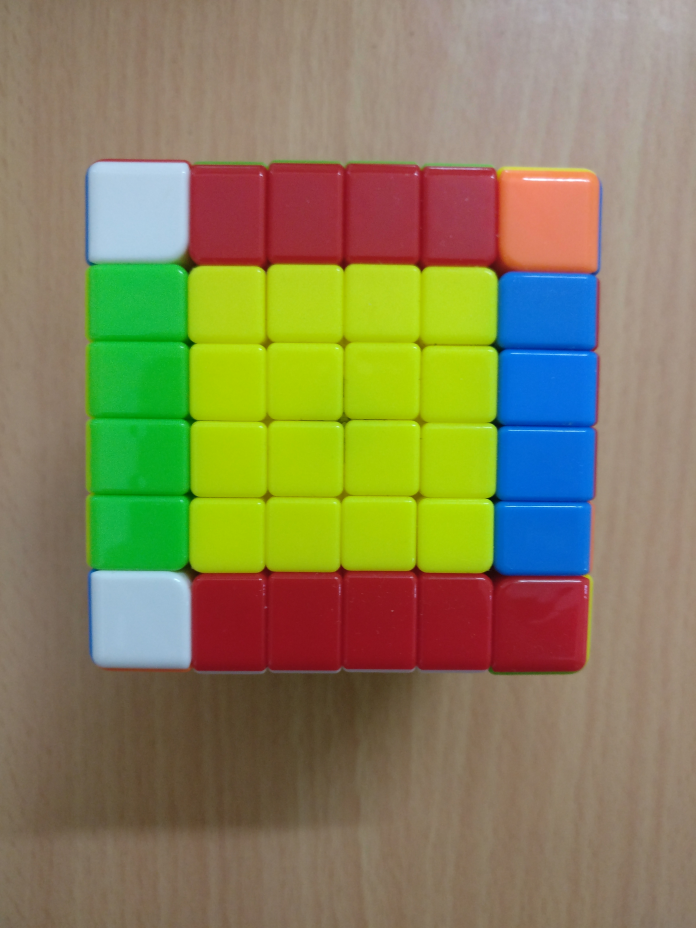
#> input picture Lab5/data/calib_images/img1.jpg, 3480 x 4640 px (shown at 1/5 size)
$ python camera_calibrate.py
#> lines starting #> are read from the running program, lines starting #| are printed output that depends on the picture; after the words box and inside, x2 and y2 are one past the last pixel; in counts of white or black regions, pixels touching at a corner belong together; long printed decimals are rounded
import cv2
import matplotlib.pyplot as plt
import numpy as np


img1 = cv2.imread("../data/calib_images/img1.jpg")
#> img1 is the input picture: shape (4640, 3480, 3); mean B, G, R 89.3, 128.9, 135.1

img1 = cv2.resize(img1, (640, 480))
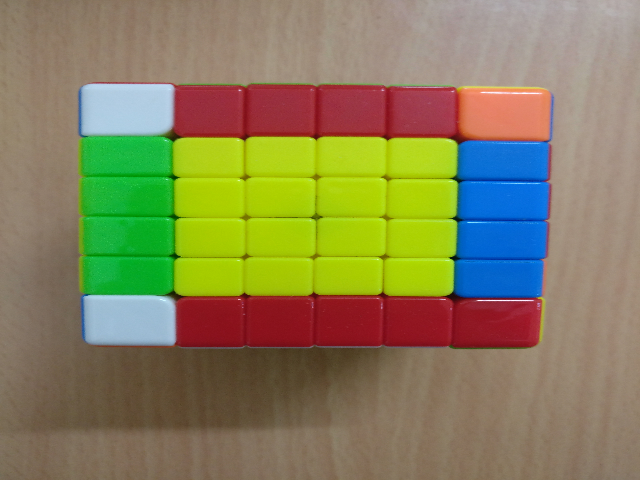
#> img1: shape (480, 640, 3); mean B, G, R 89.3, 128.8, 135

real_coords = [[[0, 2, 0], [1, 2, 0], [2, 2, 0], [0, 1, 0], [1, 1, 0], [2, 1, 0], [0, 0, 0], [1, 0, 0], [2, 0, 0]],
               [[0, 2, 0], [1, 2, 0], [2, 2, 0], [0, 1, 0], [1, 1, 0], [2, 1, 0], [0, 0, 0], [1, 0, 0], [2, 0, 0]],
               [[0, 2, 0], [1, 2, 0], [2, 2, 0], [0, 1, 0], [1, 1, 0], [2, 1, 0], [0, 0, 0], [1, 0, 0], [2, 0, 0]]]

pixel_coords = [[[244, 177], [315, 177], [387, 178], [244, 218], [315, 218], [387, 219], [245, 255], [316, 257], [386, 256]],
                [[267, 209], [267, 166], [267, 128], [341, 208], [341, 167], [340, 127], [414, 208], [413, 166], [413, 127]],
                [[308, 187], [327, 150], [345, 113], [376, 198], [395, 160], [414, 123], [444, 208], [462, 171], [480, 132]]]

real_coords = np.array(real_coords, dtype=np.float32)
pixel_coords = np.array(pixel_coords, dtype=np.float32)

for point in pixel_coords[0]:
    x = point[0]
    y = point[1]
    cv2.circle(img1, (x, y), 1, (255, 0, 0), 2)
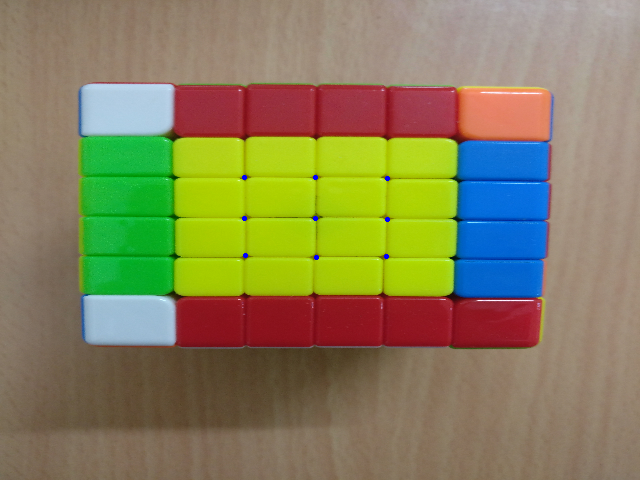
#> img1: shape (480, 640, 3); 0.06% of pixels changed, all inside (x1, y1, x2, y2) = (242, 175, 390, 260)

cv2.imwrite("../data/real.jpg", img1)

ret, mtx, dist, rvecs, tvecs = cv2.calibrateCamera(real_coords, pixel_coords, img1.shape[:2][::-1], None, None)
#> ret = 0.666; mtx = [[5033.7, 0, 233.4], [0, 2862.8, 235.9], [0, 0, 1]]; dist = [[-47.77, 4160.2, -0.549, 0.643, 21.63]]; rvecs = ([-2.85, -0.00543, 0.288], [2.16, -2.17, 0.369], [2.4, -1.83, 0.344]); tvecs = ([0.17, 0.498, 71.37], [2.43, -0.637, 69.39], [2.95, -0.637, 71.9])

tot_error = 0
n_points = 0
for i in range(len(real_coords)):
    prod, _ = cv2.projectPoints(real_coords[i], rvecs[i], tvecs[i], mtx, dist)
    n_points += len(pixel_coords[i])
    error = cv2.norm(pixel_coords[i], prod.reshape(9, 2), cv2.NORM_L2)
    tot_error += error
#> this loop made 3 passes
#> (error, tot_error) on passes 1 to 3: (2.08, 2.08), (2.01, 4.09), (1.9, 5.99)
#> after the loop, n_points = 27; tot_error = 5.99

avg_err = tot_error / n_points
#> avg_err = 0.222
print("Reconstruction Error: " + str(avg_err))
#| Reconstruction Error: 0.2218

projected_coords, _ = cv2.projectPoints(real_coords[0], rvecs[0], tvecs[0], mtx, dist)
#> projected_coords = [[243.5, 177.3], [315.1, 177.6], [387.2, 178.1], [244, 217], [315.4, 217.7], [387, 218.1], [245.5, 255.7], [315.6, 256.7], [385.7, 256.7]]
font = cv2.FONT_HERSHEY_SIMPLEX
#> font = 0
dx = np.array([-4, 4], dtype=np.float32)
for point in projected_coords:
    point[0] += dx
    x = point[0][0]
    y = point[0][1]
    cv2.putText(img1, 'x', (x, y), font, 0.5, (255, 255, 255), 1, cv2.LINE_AA)
#> this loop made 9 passes
#> (x, y) on passes 1 to 9: (239.5, 181.3), (311.1, 181.6), (383.2, 182.1), (240, 221), (311.4, 221.7), (383, 222.1), (241.5, 259.7), (311.6, 260.7), (381.7, 260.7)
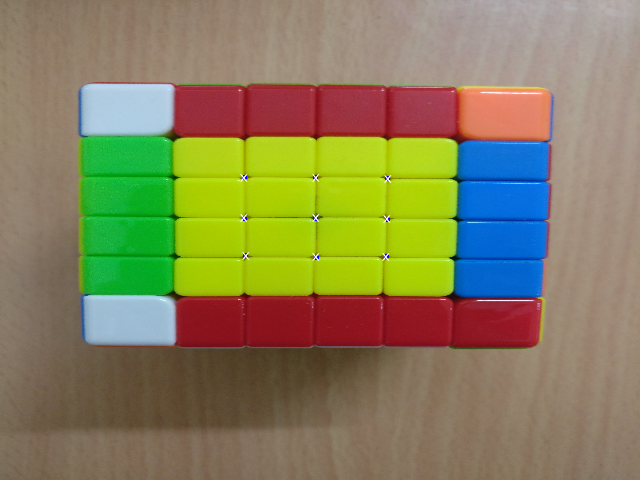
#> img1: shape (480, 640, 3); 0.13% of pixels changed, all inside (x1, y1, x2, y2) = (239, 174, 392, 262)

cv2.imshow("projected", img1)
cv2.imwrite("../data/projected.jpg", img1)
cv2.waitKey(0)
cv2.destroyAllWindows()

$ run again, with Lab5/data/calib_images/img2.jpg copied over Lab5/data/calib_images/img1.jpg
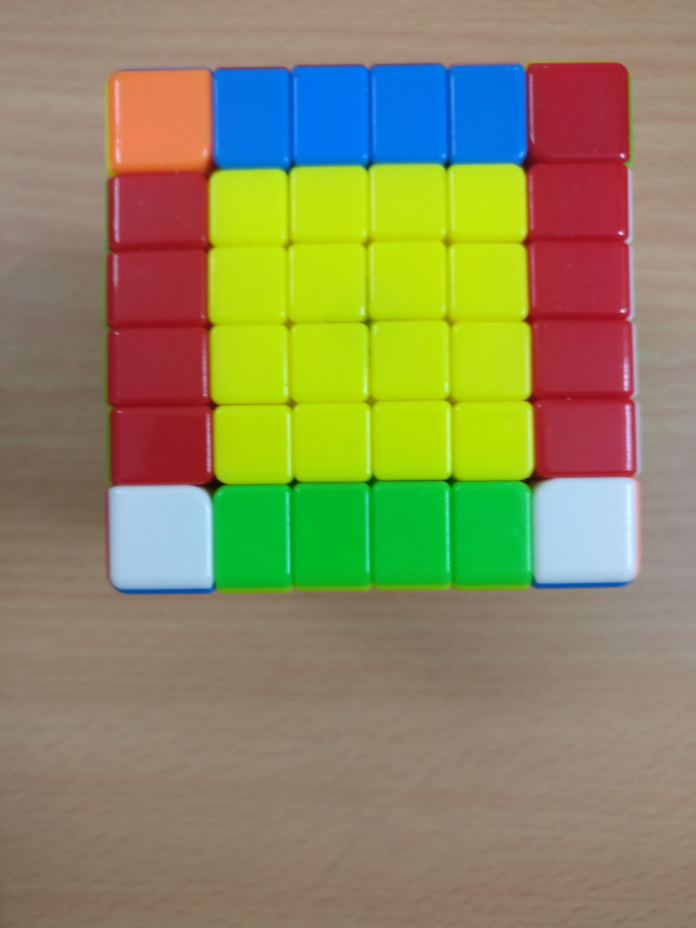
#> input picture Lab5/data/calib_images/img2.jpg, 3480 x 4640 px (shown at 1/5 size)
#> img1 is the input picture: shape (4640, 3480, 3); mean B, G, R 95, 137, 140.8
#> after the loop `for point in pixel_coords[0]:`:
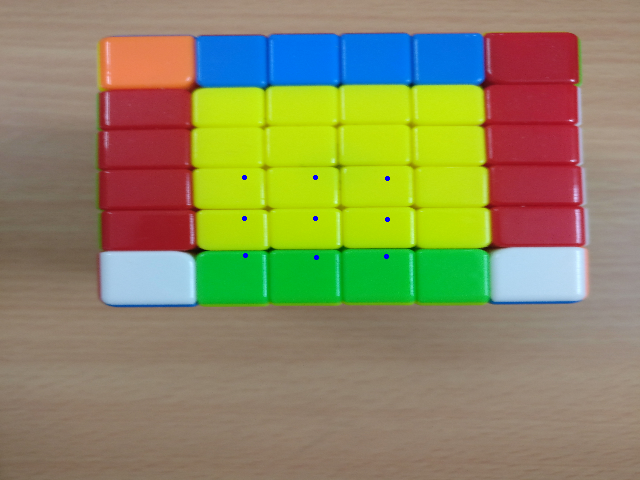
#> img1: shape (480, 640, 3); mean B, G, R 95.1, 136.8, 140.6
#> ret = 0.666; mtx = [[5033.7, 0, 233.4], [0, 2862.8, 235.9], [0, 0, 1]]; dist = [[-47.77, 4160.2, -0.549, 0.643, 21.63]]; rvecs = ([-2.85, -0.00543, 0.288], [2.16, -2.17, 0.369], [2.4, -1.83, 0.344]); tvecs = ([0.17, 0.498, 71.37], [2.43, -0.637, 69.39], [2.95, -0.637, 71.9])
#> the loop `for i in range(len(real_coords)):` made 3 passes
#> (error, tot_error) on passes 1 to 3: (2.08, 2.08), (2.01, 4.09), (1.9, 5.99)
#> after the loop `for i in range(len(real_coords)):`: n_points = 27; tot_error = 5.99
#> avg_err = 0.222
#| Reconstruction Error: 0.2218
#> projected_coords = [[243.5, 177.3], [315.1, 177.6], [387.2, 178.1], [244, 217], [315.4, 217.7], [387, 218.1], [245.5, 255.7], [315.6, 256.7], [385.7, 256.7]]
#> font = 0
#> the loop `for point in projected_coords:` made 9 passes
#> (x, y) on passes 1 to 8: (239.5, 181.3), (311.1, 181.6), (383.2, 182.1), (240, 221), (311.4, 221.7), (383, 222.1), (241.5, 259.7), (311.6, 260.7)
#> after the loop `for point in projected_coords:`:
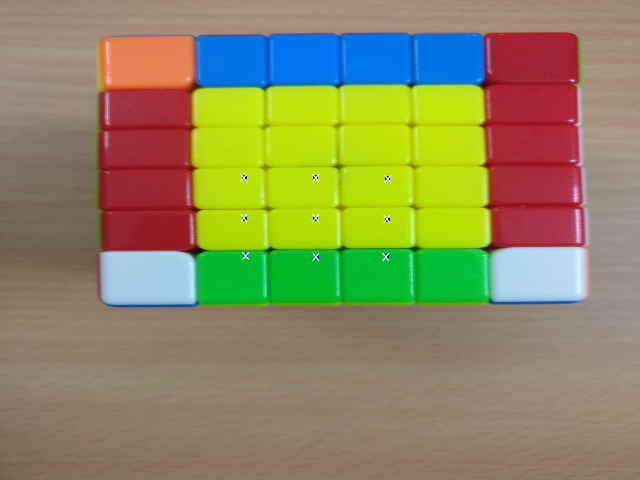
#> img1: shape (480, 640, 3); 0.13% of pixels changed, all inside (x1, y1, x2, y2) = (239, 174, 392, 262)

$ run again, with Lab5/data/calib_images/img3.jpg copied over Lab5/data/calib_images/img1.jpg
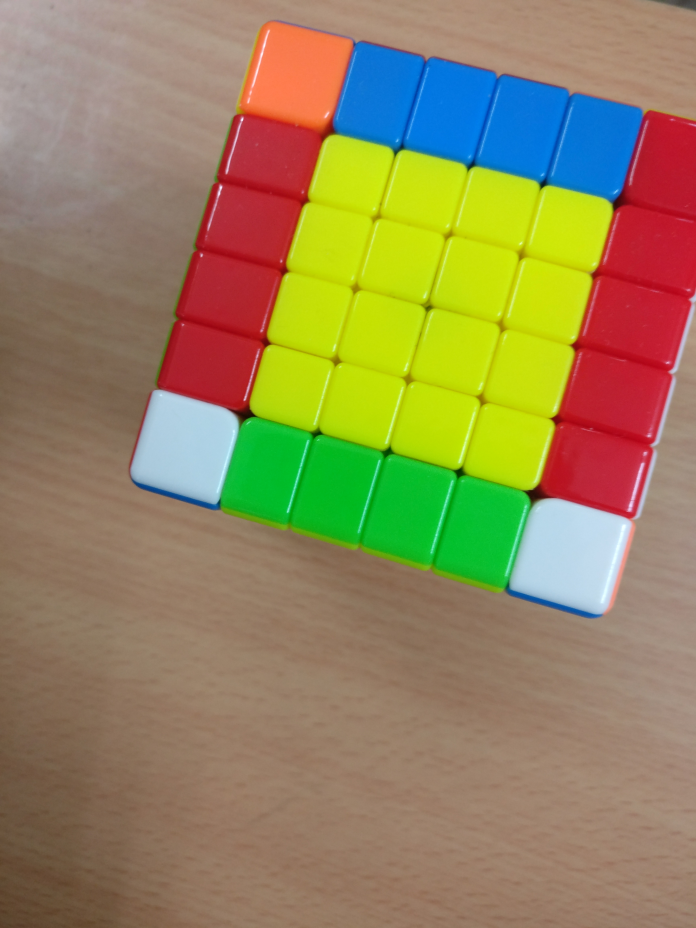
#> input picture Lab5/data/calib_images/img3.jpg, 3480 x 4640 px (shown at 1/5 size)
#> img1 is the input picture: shape (4640, 3480, 3); mean B, G, R 91, 133.6, 147.9
#> after the loop `for point in pixel_coords[0]:`:
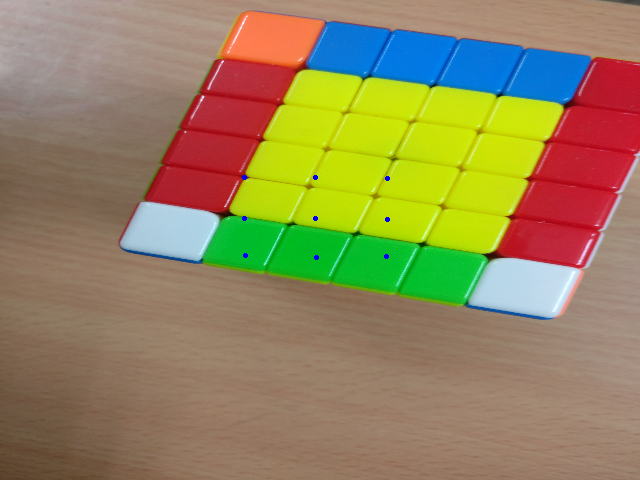
#> img1: shape (480, 640, 3); mean B, G, R 91.1, 133.5, 147.8
#> ret = 0.666; mtx = [[5033.7, 0, 233.4], [0, 2862.8, 235.9], [0, 0, 1]]; dist = [[-47.77, 4160.2, -0.549, 0.643, 21.63]]; rvecs = ([-2.85, -0.00543, 0.288], [2.16, -2.17, 0.369], [2.4, -1.83, 0.344]); tvecs = ([0.17, 0.498, 71.37], [2.43, -0.637, 69.39], [2.95, -0.637, 71.9])
#> the loop `for i in range(len(real_coords)):` made 3 passes
#> (error, tot_error) on passes 1 to 3: (2.08, 2.08), (2.01, 4.09), (1.9, 5.99)
#> after the loop `for i in range(len(real_coords)):`: n_points = 27; tot_error = 5.99
#> avg_err = 0.222
#| Reconstruction Error: 0.2218
#> projected_coords = [[243.5, 177.3], [315.1, 177.6], [387.2, 178.1], [244, 217], [315.4, 217.7], [387, 218.1], [245.5, 255.7], [315.6, 256.7], [385.7, 256.7]]
#> font = 0
#> the loop `for point in projected_coords:` made 9 passes
#> (x, y) on passes 1 to 8: (239.5, 181.3), (311.1, 181.6), (383.2, 182.1), (240, 221), (311.4, 221.7), (383, 222.1), (241.5, 259.7), (311.6, 260.7)
#> after the loop `for point in projected_coords:`:
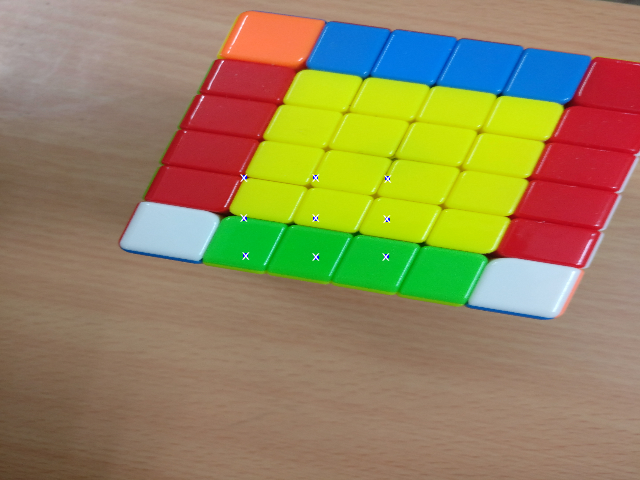
#> img1: shape (480, 640, 3); 0.13% of pixels changed, all inside (x1, y1, x2, y2) = (239, 174, 392, 262)
